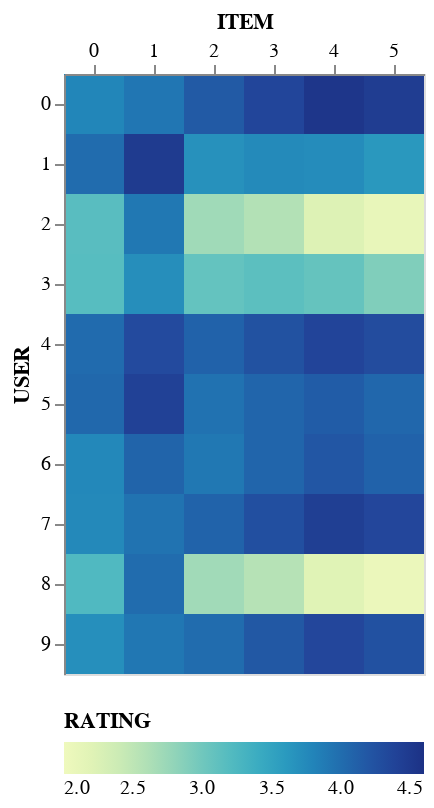

The cell this chart's notebook holds for it:
### Code cell
InteractionVis(predictions)

### Figure 1 — Vega-Lite specification as saved in the notebook (floating-point values rounded to 4 significant figures)
{"config": {"view": {"continuousWidth": 300, "continuousHeight": 300}, "axis": {"grid": false}}, "data": {"name": "data-26d1a0fc4fa1a7fd2761552a8a5c12ea"}, "mark": {"type": "rect"}, "encoding": {"color": {"field": "RATING", "legend": {"direction": "horizontal", "orient": "bottom", "tickCount": 5, "titleOrient": "top"}, "scale": {"nice": true, "scheme": "yellowgreenblue", "type": "bin-ordinal"}, "type": "quantitative"}, "x": {"axis": {"labelAngle": 0, "orient": "top"}, "field": "ITEM", "type": "nominal"}, "y": {"axis": {"orient": "left"}, "field": "USER", "type": "nominal"}}, "height": 300, "width": 180, "$schema": "https://vega.github.io/schema/vega-lite/v5.17.0.json", "datasets": {"data-26d1a0fc4fa1a7fd2761552a8a5c12ea": [{"USER": 1, "ITEM": 1, "RATING": 4.484}, {"USER": 1, "ITEM": 4, "RATING": 3.725}, {"USER": 1, "ITEM": 3, "RATING": 3.742}, {"USER": 1, "ITEM": 2, "RATING": 3.681}, {"USER": 1, "ITEM": 5, "RATING": 3.613}, {"USER": 1, "ITEM": 0, "RATING": 4.006}, {"USER": 4, "ITEM": 1, "RATING": 4.308}, {"USER": 4, "ITEM": 4, "RATING": 4.379}, {"USER": 4, "ITEM": 3, "RATING": 4.24}, {"USER": 4, "ITEM": 2, "RATING": 4.087}, {"USER": 4, "ITEM": 5, "RATING": 4.298}, {"USER": 4, "ITEM": 0, "RATING": 4.012}, {"USER": 2, "ITEM": 1, "RATING": 3.907}, {"USER": 2, "ITEM": 4, "RATING": 2.235}, {"USER": 2, "ITEM": 3, "RATING": 2.586}, {"USER": 2, "ITEM": 2, "RATING": 2.706}, {"USER": 2, "ITEM": 5, "RATING": 2.088}, {"USER": 2, "ITEM": 0, "RATING": 3.155}, {"USER": 0, "ITEM": 1, "RATING": 3.919}, {"USER": 0, "ITEM": 4, "RATING": 4.54}, {"USER": 0, "ITEM": 3, "RATING": 4.36}, {"USER": 0, "ITEM": 2, "RATING": 4.167}, {"USER": 0, "ITEM": 5, "RATING": 4.463}, {"USER": 0, "ITEM": 0, "RATING": 3.785}, {"USER": 6, "ITEM": 1, "RATING": 4.071}, {"USER": 6, "ITEM": 4, "RATING": 4.197}, {"USER": 6, "ITEM": 3, "RATING": 4.065}, {"USER": 6, "ITEM": 2, "RATING": 3.908}, {"USER": 6, "ITEM": 5, "RATING": 4.086}, {"USER": 6, "ITEM": 0, "RATING": 3.762}, {"USER": 3, "ITEM": 1, "RATING": 3.713}, {"USER": 3, "ITEM": 4, "RATING": 3.07}, {"USER": 3, "ITEM": 3, "RATING": 3.133}, {"USER": 3, "ITEM": 2, "RATING": 3.073}, {"USER": 3, "ITEM": 5, "RATING": 2.898}, {"USER": 3, "ITEM": 0, "RATING": 3.167}, {"USER": 7, "ITEM": 1, "RATING": 3.944}, {"USER": 7, "ITEM": 4, "RATING": 4.437}, {"USER": 7, "ITEM": 3, "RATING": 4.264}, {"USER": 7, "ITEM": 2, "RATING": 4.078}, {"USER": 7, "ITEM": 5, "RATING": 4.347}, {"USER": 7, "ITEM": 0, "RATING": 3.756}, {"USER": 5, "ITEM": 1, "RATING": 4.412}, {"USER": 5, "ITEM": 4, "RATING": 4.145}, {"USER": 5, "ITEM": 3, "RATING": 4.065}, {"USER": 5, "ITEM": 2, "RATING": 3.951}, {"USER": 5, "ITEM": 5, "RATING": 4.047}, {"USER": 5, "ITEM": 0, "RATING": 4.04}, {"USER": 8, "ITEM": 1, "RATING": 4.004}, {"USER": 8, "ITEM": 4, "RATING": 2.195}, {"USER": 8, "ITEM": 3, "RATING": 2.562}, {"USER": 8, "ITEM": 2, "RATING": 2.697}, {"USER": 8, "ITEM": 5, "RATING": 2.055}, {"USER": 8, "ITEM": 0, "RATING": 3.224}, {"USER": 9, "ITEM": 1, "RATING": 3.912}, {"USER": 9, "ITEM": 4, "RATING": 4.353}, {"USER": 9, "ITEM": 3, "RATING": 4.186}, {"USER": 9, "ITEM": 2, "RATING": 4.004}, {"USER": 9, "ITEM": 5, "RATING": 4.252}, {"USER": 9, "ITEM": 0, "RATING": 3.699}]}}
